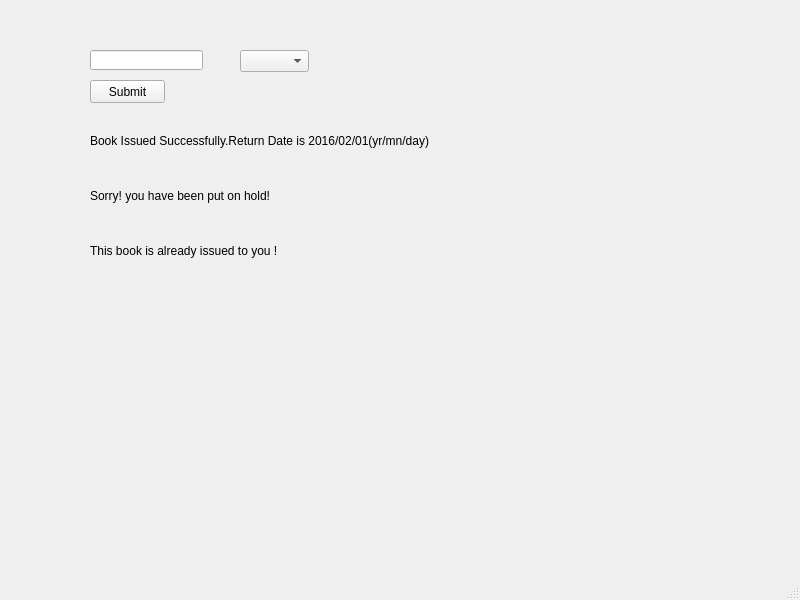
<?xml version="1.0" encoding="UTF-8"?>
<ui version="4.0">
 <class>issuebook2</class>
 <widget class="QMainWindow" name="issuebook2">
  <property name="geometry">
   <rect>
    <x>0</x>
    <y>0</y>
    <width>800</width>
    <height>600</height>
   </rect>
  </property>
  <property name="windowTitle">
   <string>MainWindow</string>
  </property>
  <widget class="QWidget" name="centralwidget">
   <widget class="QLineEdit" name="lineEdit">
    <property name="geometry">
     <rect>
      <x>90</x>
      <y>50</y>
      <width>113</width>
      <height>20</height>
     </rect>
    </property>
   </widget>
   <widget class="QPushButton" name="pushButton">
    <property name="geometry">
     <rect>
      <x>90</x>
      <y>80</y>
      <width>75</width>
      <height>23</height>
     </rect>
    </property>
    <property name="text">
     <string>Submit</string>
    </property>
   </widget>
   <widget class="QComboBox" name="comboBox">
    <property name="geometry">
     <rect>
      <x>240</x>
      <y>50</y>
      <width>69</width>
      <height>22</height>
     </rect>
    </property>
   </widget>
   <widget class="QLabel" name="label">
    <property name="geometry">
     <rect>
      <x>90</x>
      <y>120</y>
      <width>601</width>
      <height>41</height>
     </rect>
    </property>
    <property name="styleSheet">
     <string notr="true">font: 75 16pt &quot;MS Shell Dlg 2&quot;;</string>
    </property>
    <property name="text">
     <string>Book Issued Successfully.Return Date is 2016/02/01(yr/mn/day)</string>
    </property>
   </widget>
   <widget class="QLabel" name="label_2">
    <property name="geometry">
     <rect>
      <x>90</x>
      <y>170</y>
      <width>341</width>
      <height>51</height>
     </rect>
    </property>
    <property name="styleSheet">
     <string notr="true">font: 75 16pt &quot;MS Shell Dlg 2&quot;;</string>
    </property>
    <property name="text">
     <string>Sorry! you have been put on hold!</string>
    </property>
   </widget>
   <widget class="QLabel" name="label_3">
    <property name="geometry">
     <rect>
      <x>90</x>
      <y>230</y>
      <width>331</width>
      <height>41</height>
     </rect>
    </property>
    <property name="styleSheet">
     <string notr="true">font: 75 16pt &quot;MS Shell Dlg 2&quot;;</string>
    </property>
    <property name="text">
     <string>This book is already issued to you !</string>
    </property>
   </widget>
  </widget>
  <widget class="QMenuBar" name="menubar">
   <property name="geometry">
    <rect>
     <x>0</x>
     <y>0</y>
     <width>800</width>
     <height>21</height>
    </rect>
   </property>
  </widget>
  <widget class="QStatusBar" name="statusbar"/>
 </widget>
 <resources/>
 <connections/>
</ui>
